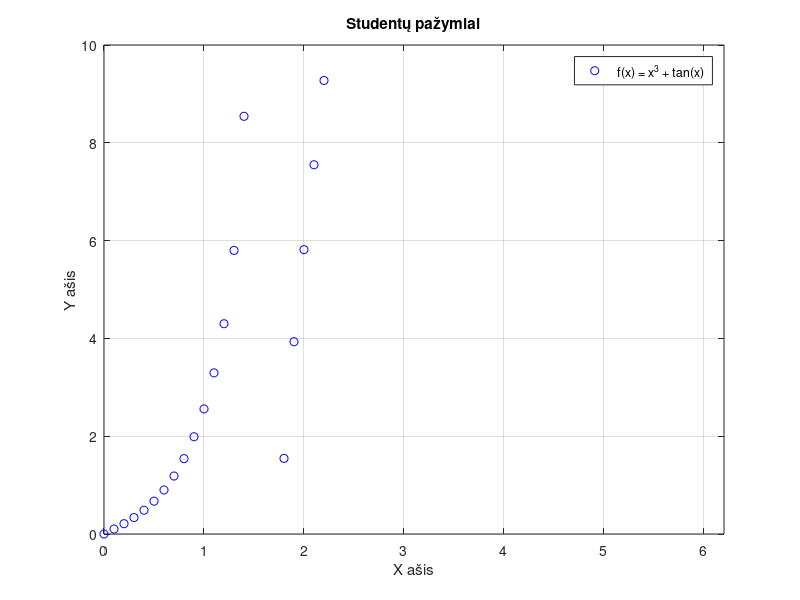
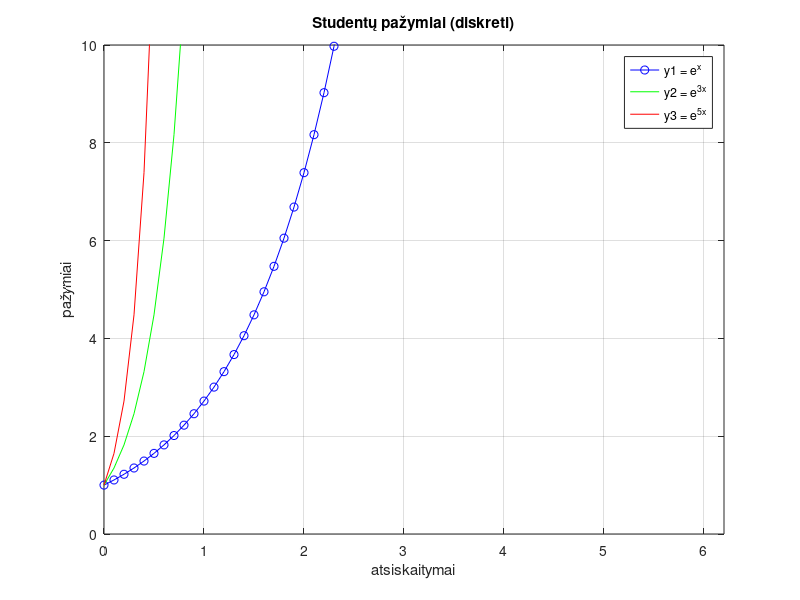
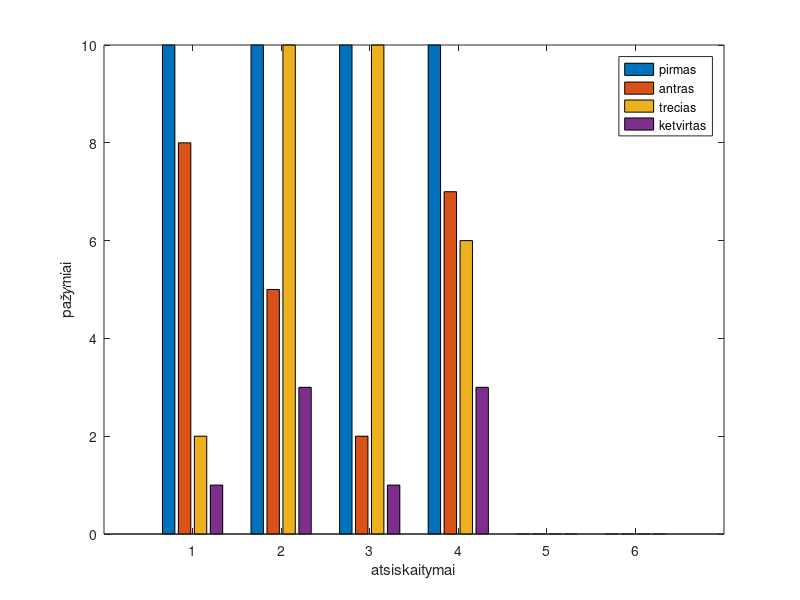
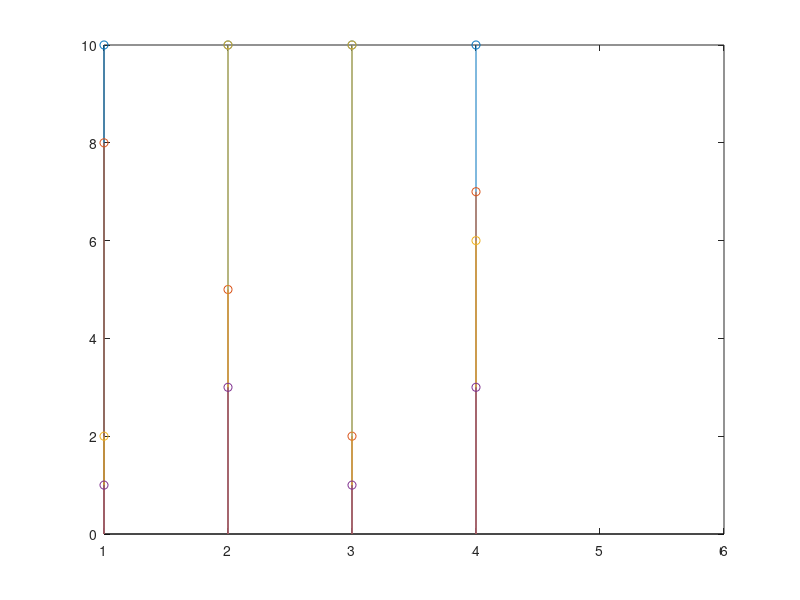

These charts were generated, in order, by the following MATLAB code:
% Vardas: Vakaris
% Pavarde: Perliba
% Grupe: EDIF-25/2
% Data: 2026-09-28

%% 1. Dvimatis grafikų vaizdavimas

% a)

x = 0:0.1:2*pi;

y = x.^3 + tan(x)


figure
plot(x,y, "bo");


xlabel('X ašis');
ylabel('Y ašis');

title(' f(x) = x^3 + tan(x) ');
legend(' f(x) = x^3 + tan(x) ')

axis([min(x) max(x) min(y) max(y)])
grid on;


% b)

y1 = exp(x)
y2 = exp(3*x)
y3 = exp(5*x)


figure
plot(x, y1, 'b-o',  x, y2, "g", x, y3, "r");

xlabel('X ašis');
ylabel('Y ašis');

title(' y1 = e^x    y2 = e^{3x}  y3 = e^{5x} ');
legend('y1 = e^x', 'y2 = e^{3x}', 'y3 = e^{5x}');

axis([min(x) max(x) min([y1 y2 y3]) max([y1 y2 y3])]);
grid on;



%% 2. Specializuotų grafikų kūrimas


% a)

A = [10 8 2 1; 10 5 10 3; 10 2 10 1; 10 7 6 3; nan nan nan nan; nan nan nan nan]

figure
bar(A);

xlabel('atsiskaitymai');
ylabel('pažymiai');
legend('pirmas', 'antras', 'trecias', 'ketvirtas');

% b)

figure
stem(A);

% c)

figure(1)
title('Studentų pažymiai');
ylim([0 10]);
grid on;

figure(2)
xlabel('atsiskaitymai');
ylabel('pažymiai');
title('Studentų pažymiai (diskreti)');
ylim([0 10]);
grid on;


%% Papildoma

% P1. Masyvo elementų indeksavimas

A = [0 1 0 2 3 0 4;
     0 0 0 0 0 0 0;
     0 5 0 6 7 0 8;
     0 9 0 1 2 0 3;
     0 0 0 0 0 0 0;
     0 4 0 5 6 0 7]

% B be eilučių ir stulpelių, sudarytų iš nulių
B = A(any(A ~= 0, 2), any(A ~= 0, 1))
